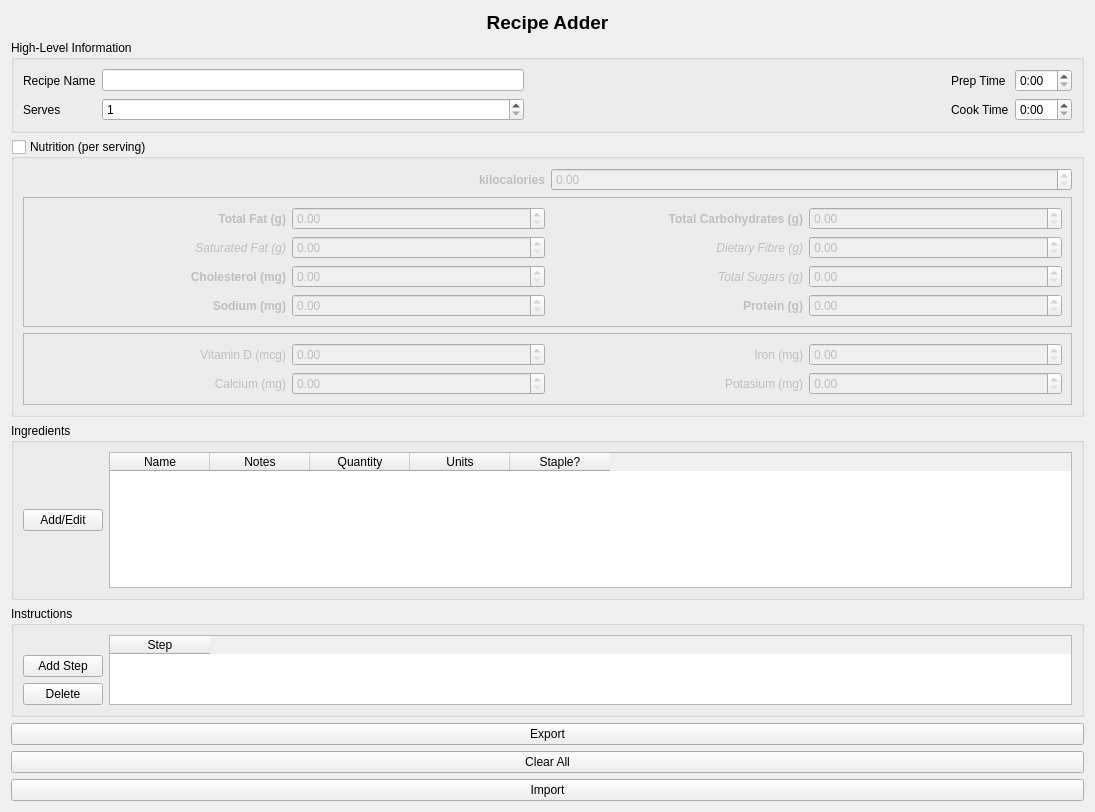
<?xml version="1.0" encoding="UTF-8"?>
<ui version="4.0">
 <class>Form</class>
 <widget class="QWidget" name="Form">
  <property name="geometry">
   <rect>
    <x>0</x>
    <y>0</y>
    <width>1095</width>
    <height>812</height>
   </rect>
  </property>
  <property name="windowTitle">
   <string>Form</string>
  </property>
  <layout class="QVBoxLayout" name="verticalLayout">
   <item>
    <widget class="QLabel" name="lbl_recipe_adder">
     <property name="font">
      <font>
       <pointsize>14</pointsize>
       <weight>75</weight>
       <italic>false</italic>
       <bold>true</bold>
      </font>
     </property>
     <property name="text">
      <string>Recipe Adder</string>
     </property>
     <property name="alignment">
      <set>Qt::AlignCenter</set>
     </property>
    </widget>
   </item>
   <item>
    <widget class="QGroupBox" name="gbx_high_level_info">
     <property name="sizePolicy">
      <sizepolicy hsizetype="Preferred" vsizetype="Maximum">
       <horstretch>0</horstretch>
       <verstretch>0</verstretch>
      </sizepolicy>
     </property>
     <property name="title">
      <string>High-Level Information</string>
     </property>
     <property name="checkable">
      <bool>false</bool>
     </property>
     <layout class="QGridLayout" name="gridLayout_3">
      <item row="1" column="0">
       <widget class="QLabel" name="label_3">
        <property name="text">
         <string>Serves</string>
        </property>
       </widget>
      </item>
      <item row="0" column="3">
       <widget class="QLabel" name="label">
        <property name="text">
         <string>Prep Time</string>
        </property>
       </widget>
      </item>
      <item row="0" column="1">
       <widget class="QLineEdit" name="led_recipe_name"/>
      </item>
      <item row="1" column="3">
       <widget class="QLabel" name="label_17">
        <property name="text">
         <string>Cook Time</string>
        </property>
       </widget>
      </item>
      <item row="0" column="4">
       <widget class="QTimeEdit" name="ted_prep_time">
        <property name="displayFormat">
         <string>h:mm</string>
        </property>
       </widget>
      </item>
      <item row="1" column="1">
       <widget class="QSpinBox" name="sbx_serves">
        <property name="minimum">
         <number>1</number>
        </property>
       </widget>
      </item>
      <item row="1" column="4">
       <widget class="QTimeEdit" name="ted_cook_time">
        <property name="displayFormat">
         <string>h:mm</string>
        </property>
       </widget>
      </item>
      <item row="0" column="0">
       <widget class="QLabel" name="label_2">
        <property name="text">
         <string>Recipe Name</string>
        </property>
       </widget>
      </item>
      <item row="0" column="2">
       <spacer name="horizontalSpacer">
        <property name="orientation">
         <enum>Qt::Horizontal</enum>
        </property>
        <property name="sizeHint" stdset="0">
         <size>
          <width>40</width>
          <height>20</height>
         </size>
        </property>
       </spacer>
      </item>
      <item row="1" column="2">
       <spacer name="horizontalSpacer_2">
        <property name="orientation">
         <enum>Qt::Horizontal</enum>
        </property>
        <property name="sizeHint" stdset="0">
         <size>
          <width>40</width>
          <height>20</height>
         </size>
        </property>
       </spacer>
      </item>
     </layout>
    </widget>
   </item>
   <item>
    <widget class="QGroupBox" name="gbx_nutrition">
     <property name="sizePolicy">
      <sizepolicy hsizetype="Preferred" vsizetype="Maximum">
       <horstretch>0</horstretch>
       <verstretch>0</verstretch>
      </sizepolicy>
     </property>
     <property name="title">
      <string>Nutrition (per serving)</string>
     </property>
     <property name="checkable">
      <bool>true</bool>
     </property>
     <property name="checked">
      <bool>false</bool>
     </property>
     <layout class="QGridLayout" name="gridLayout_4">
      <item row="0" column="1">
       <widget class="QDoubleSpinBox" name="sbx_calories">
        <property name="maximum">
         <double>9999.000000000000000</double>
        </property>
       </widget>
      </item>
      <item row="0" column="0">
       <widget class="QLabel" name="label_4">
        <property name="font">
         <font>
          <weight>75</weight>
          <bold>true</bold>
         </font>
        </property>
        <property name="text">
         <string>kilocalories</string>
        </property>
        <property name="alignment">
         <set>Qt::AlignRight|Qt::AlignTrailing|Qt::AlignVCenter</set>
        </property>
       </widget>
      </item>
      <item row="2" column="0" colspan="2">
       <widget class="QFrame" name="frame">
        <property name="frameShape">
         <enum>QFrame::StyledPanel</enum>
        </property>
        <property name="frameShadow">
         <enum>QFrame::Raised</enum>
        </property>
        <layout class="QGridLayout" name="gridLayout_2">
         <item row="2" column="3">
          <widget class="QDoubleSpinBox" name="sbx_dietary_fibre">
           <property name="maximum">
            <double>9999.000000000000000</double>
           </property>
          </widget>
         </item>
         <item row="3" column="0">
          <widget class="QLabel" name="lbl_cholesterol">
           <property name="font">
            <font>
             <weight>75</weight>
             <bold>true</bold>
            </font>
           </property>
           <property name="text">
            <string>Cholesterol (mg)</string>
           </property>
           <property name="alignment">
            <set>Qt::AlignRight|Qt::AlignTrailing|Qt::AlignVCenter</set>
           </property>
          </widget>
         </item>
         <item row="3" column="1">
          <widget class="QDoubleSpinBox" name="sbx_cholesterol">
           <property name="maximum">
            <double>9999.000000000000000</double>
           </property>
          </widget>
         </item>
         <item row="3" column="2">
          <widget class="QLabel" name="lbl_total_sugars">
           <property name="font">
            <font>
             <italic>true</italic>
            </font>
           </property>
           <property name="text">
            <string>Total Sugars (g)</string>
           </property>
           <property name="alignment">
            <set>Qt::AlignRight|Qt::AlignTrailing|Qt::AlignVCenter</set>
           </property>
          </widget>
         </item>
         <item row="4" column="3">
          <widget class="QDoubleSpinBox" name="sbx_protein">
           <property name="maximum">
            <double>9999.000000000000000</double>
           </property>
          </widget>
         </item>
         <item row="1" column="3">
          <widget class="QDoubleSpinBox" name="sbx_total_carbohydrates">
           <property name="maximum">
            <double>9999.000000000000000</double>
           </property>
          </widget>
         </item>
         <item row="4" column="0">
          <widget class="QLabel" name="lbl_sodium">
           <property name="font">
            <font>
             <weight>75</weight>
             <bold>true</bold>
            </font>
           </property>
           <property name="text">
            <string>Sodium (mg)</string>
           </property>
           <property name="alignment">
            <set>Qt::AlignRight|Qt::AlignTrailing|Qt::AlignVCenter</set>
           </property>
          </widget>
         </item>
         <item row="2" column="1">
          <widget class="QDoubleSpinBox" name="sbx_saturated_fat">
           <property name="maximum">
            <double>9999.000000000000000</double>
           </property>
          </widget>
         </item>
         <item row="2" column="2">
          <widget class="QLabel" name="lbl_dietary_fibre">
           <property name="font">
            <font>
             <italic>true</italic>
            </font>
           </property>
           <property name="text">
            <string>Dietary Fibre (g)</string>
           </property>
           <property name="alignment">
            <set>Qt::AlignRight|Qt::AlignTrailing|Qt::AlignVCenter</set>
           </property>
          </widget>
         </item>
         <item row="4" column="2">
          <widget class="QLabel" name="lbl_protein">
           <property name="font">
            <font>
             <weight>75</weight>
             <bold>true</bold>
            </font>
           </property>
           <property name="text">
            <string>Protein (g)</string>
           </property>
           <property name="alignment">
            <set>Qt::AlignRight|Qt::AlignTrailing|Qt::AlignVCenter</set>
           </property>
          </widget>
         </item>
         <item row="4" column="1">
          <widget class="QDoubleSpinBox" name="sbx_sodium">
           <property name="maximum">
            <double>9999.000000000000000</double>
           </property>
          </widget>
         </item>
         <item row="3" column="3">
          <widget class="QDoubleSpinBox" name="sbx_total_sugars">
           <property name="maximum">
            <double>9999.000000000000000</double>
           </property>
          </widget>
         </item>
         <item row="2" column="0">
          <widget class="QLabel" name="lbl_saturated_fat">
           <property name="font">
            <font>
             <italic>true</italic>
            </font>
           </property>
           <property name="text">
            <string>Saturated Fat (g)</string>
           </property>
           <property name="alignment">
            <set>Qt::AlignRight|Qt::AlignTrailing|Qt::AlignVCenter</set>
           </property>
          </widget>
         </item>
         <item row="1" column="2">
          <widget class="QLabel" name="lbl_total_carbohydrates">
           <property name="font">
            <font>
             <weight>75</weight>
             <bold>true</bold>
            </font>
           </property>
           <property name="text">
            <string>Total Carbohydrates (g)</string>
           </property>
           <property name="alignment">
            <set>Qt::AlignRight|Qt::AlignTrailing|Qt::AlignVCenter</set>
           </property>
          </widget>
         </item>
         <item row="1" column="1">
          <widget class="QDoubleSpinBox" name="sbx_total_fat">
           <property name="maximum">
            <double>9999.000000000000000</double>
           </property>
          </widget>
         </item>
         <item row="1" column="0">
          <widget class="QLabel" name="lbl_total_fat">
           <property name="font">
            <font>
             <weight>75</weight>
             <bold>true</bold>
            </font>
           </property>
           <property name="text">
            <string>Total Fat (g)</string>
           </property>
           <property name="alignment">
            <set>Qt::AlignRight|Qt::AlignTrailing|Qt::AlignVCenter</set>
           </property>
          </widget>
         </item>
        </layout>
       </widget>
      </item>
      <item row="3" column="0" colspan="2">
       <widget class="QFrame" name="frame_2">
        <property name="frameShape">
         <enum>QFrame::StyledPanel</enum>
        </property>
        <property name="frameShadow">
         <enum>QFrame::Raised</enum>
        </property>
        <layout class="QGridLayout" name="gridLayout_5">
         <item row="0" column="2">
          <widget class="QLabel" name="lbl_iron">
           <property name="text">
            <string>Iron (mg)</string>
           </property>
           <property name="alignment">
            <set>Qt::AlignRight|Qt::AlignTrailing|Qt::AlignVCenter</set>
           </property>
          </widget>
         </item>
         <item row="1" column="2">
          <widget class="QLabel" name="lbl_potassium">
           <property name="text">
            <string>Potasium (mg)</string>
           </property>
           <property name="alignment">
            <set>Qt::AlignRight|Qt::AlignTrailing|Qt::AlignVCenter</set>
           </property>
          </widget>
         </item>
         <item row="0" column="1">
          <widget class="QDoubleSpinBox" name="sbx_vitamin_d">
           <property name="maximum">
            <double>9999.000000000000000</double>
           </property>
          </widget>
         </item>
         <item row="1" column="0">
          <widget class="QLabel" name="lbl_calcium">
           <property name="text">
            <string>Calcium (mg)</string>
           </property>
           <property name="alignment">
            <set>Qt::AlignRight|Qt::AlignTrailing|Qt::AlignVCenter</set>
           </property>
          </widget>
         </item>
         <item row="1" column="1">
          <widget class="QDoubleSpinBox" name="sbx_calcium">
           <property name="maximum">
            <double>9999.000000000000000</double>
           </property>
          </widget>
         </item>
         <item row="0" column="0">
          <widget class="QLabel" name="lbl_vitamin_d">
           <property name="text">
            <string>Vitamin D (mcg)</string>
           </property>
           <property name="alignment">
            <set>Qt::AlignRight|Qt::AlignTrailing|Qt::AlignVCenter</set>
           </property>
          </widget>
         </item>
         <item row="0" column="3">
          <widget class="QDoubleSpinBox" name="sbx_iron">
           <property name="maximum">
            <double>9999.000000000000000</double>
           </property>
          </widget>
         </item>
         <item row="1" column="3">
          <widget class="QDoubleSpinBox" name="sbx_potassium">
           <property name="maximum">
            <double>9999.000000000000000</double>
           </property>
          </widget>
         </item>
        </layout>
       </widget>
      </item>
     </layout>
    </widget>
   </item>
   <item>
    <widget class="QGroupBox" name="groupBox_3">
     <property name="title">
      <string>Ingredients</string>
     </property>
     <layout class="QHBoxLayout" name="horizontalLayout">
      <item>
       <widget class="QPushButton" name="btn_add_edit_ingredients">
        <property name="text">
         <string>Add/Edit</string>
        </property>
       </widget>
      </item>
      <item>
       <widget class="QTableWidget" name="lwt_ingredients">
        <property name="dragEnabled">
         <bool>true</bool>
        </property>
        <column>
         <property name="text">
          <string>Name</string>
         </property>
        </column>
        <column>
         <property name="text">
          <string>Notes</string>
         </property>
        </column>
        <column>
         <property name="text">
          <string>Quantity</string>
         </property>
        </column>
        <column>
         <property name="text">
          <string>Units</string>
         </property>
        </column>
        <column>
         <property name="text">
          <string>Staple?</string>
         </property>
        </column>
       </widget>
      </item>
     </layout>
    </widget>
   </item>
   <item>
    <widget class="QGroupBox" name="groupBox_4">
     <property name="title">
      <string>Instructions</string>
     </property>
     <layout class="QGridLayout" name="gridLayout">
      <item row="0" column="1" rowspan="3">
       <widget class="QTableWidget" name="lwt_instructions">
        <property name="sizePolicy">
         <sizepolicy hsizetype="Expanding" vsizetype="Expanding">
          <horstretch>0</horstretch>
          <verstretch>0</verstretch>
         </sizepolicy>
        </property>
        <property name="sizeAdjustPolicy">
         <enum>QAbstractScrollArea::AdjustToContents</enum>
        </property>
        <attribute name="horizontalHeaderCascadingSectionResizes">
         <bool>false</bool>
        </attribute>
        <column>
         <property name="text">
          <string>Step</string>
         </property>
        </column>
       </widget>
      </item>
      <item row="2" column="0">
       <widget class="QPushButton" name="btn_delete_step">
        <property name="text">
         <string>Delete</string>
        </property>
       </widget>
      </item>
      <item row="1" column="0">
       <widget class="QPushButton" name="btn_add_step">
        <property name="text">
         <string>Add Step</string>
        </property>
       </widget>
      </item>
     </layout>
    </widget>
   </item>
   <item>
    <widget class="QPushButton" name="btn_export">
     <property name="text">
      <string>Export</string>
     </property>
    </widget>
   </item>
   <item>
    <widget class="QPushButton" name="btn_clear_all">
     <property name="text">
      <string>Clear All</string>
     </property>
    </widget>
   </item>
   <item>
    <widget class="QPushButton" name="btn_import">
     <property name="text">
      <string>Import</string>
     </property>
    </widget>
   </item>
  </layout>
 </widget>
 <resources/>
 <connections/>
</ui>
